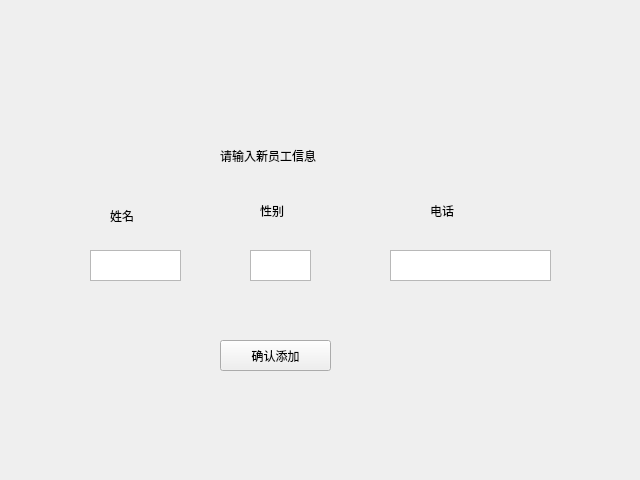
<?xml version="1.0" encoding="UTF-8"?>
<ui version="4.0">
 <class>MainWindow</class>
 <widget class="QMainWindow" name="MainWindow">
  <property name="geometry">
   <rect>
    <x>0</x>
    <y>0</y>
    <width>640</width>
    <height>480</height>
   </rect>
  </property>
  <property name="windowTitle">
   <string>MainWindow</string>
  </property>
  <widget class="QWidget" name="centralwidget">
   <widget class="QLabel" name="label">
    <property name="geometry">
     <rect>
      <x>220</x>
      <y>140</y>
      <width>161</width>
      <height>31</height>
     </rect>
    </property>
    <property name="text">
     <string>请输入新员工信息</string>
    </property>
   </widget>
   <widget class="QTextEdit" name="textEdit">
    <property name="geometry">
     <rect>
      <x>90</x>
      <y>250</y>
      <width>91</width>
      <height>31</height>
     </rect>
    </property>
    <property name="html">
     <string>&lt;!DOCTYPE HTML PUBLIC &quot;-//W3C//DTD HTML 4.0//EN&quot; &quot;http://www.w3.org/TR/REC-html40/strict.dtd&quot;&gt;
&lt;html&gt;&lt;head&gt;&lt;meta name=&quot;qrichtext&quot; content=&quot;1&quot; /&gt;&lt;style type=&quot;text/css&quot;&gt;
p, li { white-space: pre-wrap; }
&lt;/style&gt;&lt;/head&gt;&lt;body style=&quot; font-family:'Ubuntu'; font-size:12pt; font-weight:400; font-style:normal;&quot;&gt;
&lt;p style=&quot;-qt-paragraph-type:empty; margin-top:0px; margin-bottom:0px; margin-left:0px; margin-right:0px; -qt-block-indent:0; text-indent:0px;&quot;&gt;&lt;br /&gt;&lt;/p&gt;&lt;/body&gt;&lt;/html&gt;</string>
    </property>
   </widget>
   <widget class="QPushButton" name="pushButton">
    <property name="geometry">
     <rect>
      <x>220</x>
      <y>340</y>
      <width>111</width>
      <height>31</height>
     </rect>
    </property>
    <property name="text">
     <string>确认添加</string>
    </property>
   </widget>
   <widget class="QTextEdit" name="textEdit_2">
    <property name="geometry">
     <rect>
      <x>250</x>
      <y>250</y>
      <width>61</width>
      <height>31</height>
     </rect>
    </property>
    <property name="html">
     <string>&lt;!DOCTYPE HTML PUBLIC &quot;-//W3C//DTD HTML 4.0//EN&quot; &quot;http://www.w3.org/TR/REC-html40/strict.dtd&quot;&gt;
&lt;html&gt;&lt;head&gt;&lt;meta name=&quot;qrichtext&quot; content=&quot;1&quot; /&gt;&lt;style type=&quot;text/css&quot;&gt;
p, li { white-space: pre-wrap; }
&lt;/style&gt;&lt;/head&gt;&lt;body style=&quot; font-family:'Ubuntu'; font-size:12pt; font-weight:400; font-style:normal;&quot;&gt;
&lt;p style=&quot;-qt-paragraph-type:empty; margin-top:0px; margin-bottom:0px; margin-left:0px; margin-right:0px; -qt-block-indent:0; text-indent:0px;&quot;&gt;&lt;br /&gt;&lt;/p&gt;&lt;/body&gt;&lt;/html&gt;</string>
    </property>
   </widget>
   <widget class="QTextEdit" name="textEdit_3">
    <property name="geometry">
     <rect>
      <x>390</x>
      <y>250</y>
      <width>161</width>
      <height>31</height>
     </rect>
    </property>
    <property name="html">
     <string>&lt;!DOCTYPE HTML PUBLIC &quot;-//W3C//DTD HTML 4.0//EN&quot; &quot;http://www.w3.org/TR/REC-html40/strict.dtd&quot;&gt;
&lt;html&gt;&lt;head&gt;&lt;meta name=&quot;qrichtext&quot; content=&quot;1&quot; /&gt;&lt;style type=&quot;text/css&quot;&gt;
p, li { white-space: pre-wrap; }
&lt;/style&gt;&lt;/head&gt;&lt;body style=&quot; font-family:'Ubuntu'; font-size:12pt; font-weight:400; font-style:normal;&quot;&gt;
&lt;p style=&quot;-qt-paragraph-type:empty; margin-top:0px; margin-bottom:0px; margin-left:0px; margin-right:0px; -qt-block-indent:0; text-indent:0px;&quot;&gt;&lt;br /&gt;&lt;/p&gt;&lt;/body&gt;&lt;/html&gt;</string>
    </property>
   </widget>
   <widget class="QLabel" name="label_2">
    <property name="geometry">
     <rect>
      <x>110</x>
      <y>200</y>
      <width>51</width>
      <height>31</height>
     </rect>
    </property>
    <property name="text">
     <string>姓名</string>
    </property>
   </widget>
   <widget class="QLabel" name="label_3">
    <property name="geometry">
     <rect>
      <x>430</x>
      <y>190</y>
      <width>71</width>
      <height>41</height>
     </rect>
    </property>
    <property name="text">
     <string>电话</string>
    </property>
   </widget>
   <widget class="QLabel" name="label_4">
    <property name="geometry">
     <rect>
      <x>260</x>
      <y>190</y>
      <width>61</width>
      <height>41</height>
     </rect>
    </property>
    <property name="text">
     <string>性别</string>
    </property>
   </widget>
  </widget>
 </widget>
 <resources/>
 <connections>
  <connection>
   <sender>pushButton</sender>
   <signal>clicked()</signal>
   <receiver>MainWindow</receiver>
   <slot>add_data()</slot>
   <hints>
    <hint type="sourcelabel">
     <x>270</x>
     <y>350</y>
    </hint>
    <hint type="destinationlabel">
     <x>266</x>
     <y>413</y>
    </hint>
   </hints>
  </connection>
 </connections>
 <slots>
  <slot>add_data()</slot>
 </slots>
</ui>
